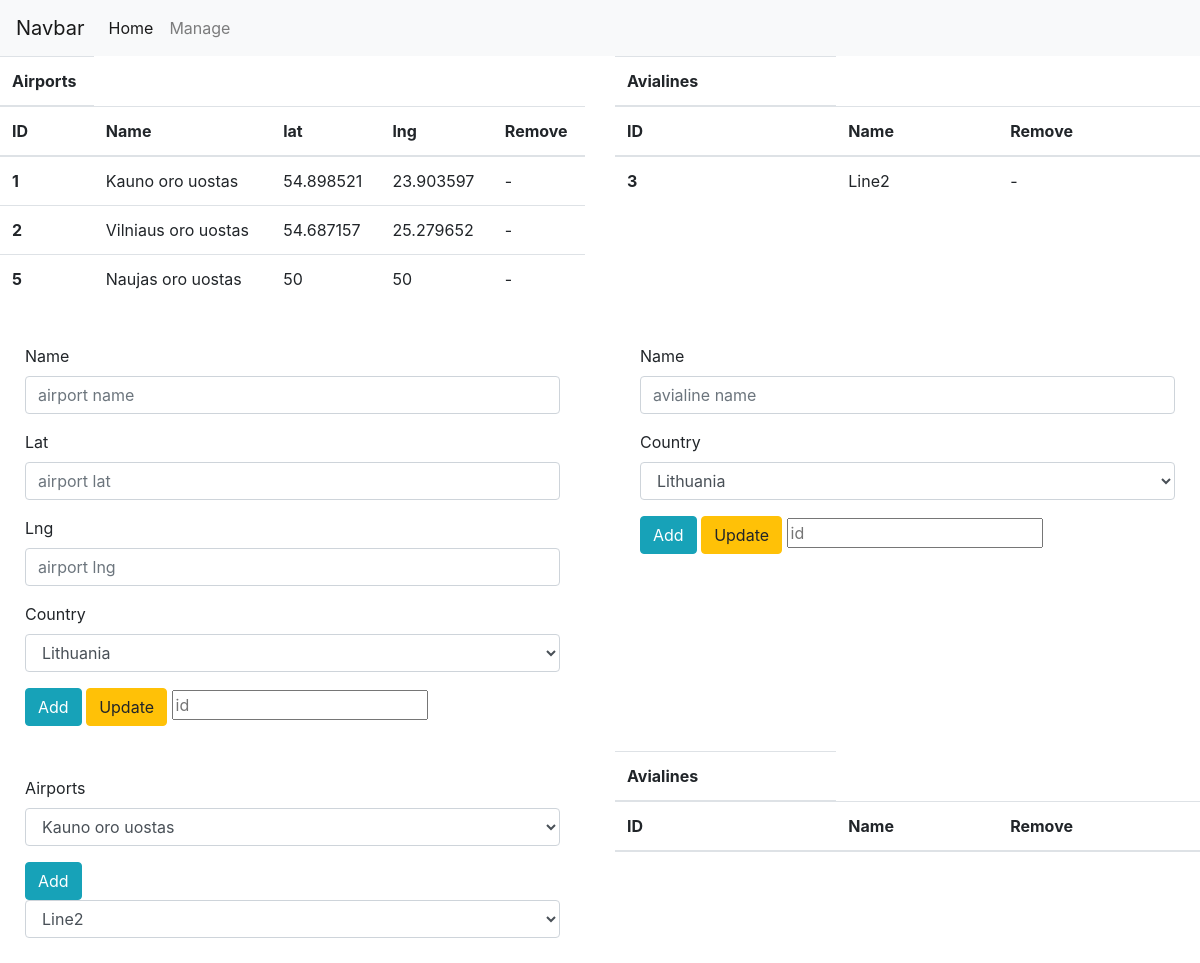
The page /manage/index.php on the database its author committed.
### tables this page shows
CREATE TABLE `airport` (
  `id` int NOT NULL,
  `name` varchar(256) NOT NULL,
  `id_country` int NOT NULL
);

CREATE TABLE `location` (
  `id_airport` int DEFAULT NULL,
  `lat` double NOT NULL,
  `lng` double NOT NULL
);

CREATE TABLE `avialine` (
  `id` int NOT NULL,
  `name` varchar(256) NOT NULL,
  `id_country` int NOT NULL
);

### src/API.php (called while the page is built, shortened)
<?php
class API
{
    public function getCountries() {
        $conn = new \mysqli(self::SERVERNAME, self::USERNAME, self::PASSWORD, self::DBNAME);
        $sql = "SELECT *
        FROM `country` c
        ";
        $result = $conn->query($sql);
        return $result;
    }
    public function getAirports() {
        $conn = new \mysqli(self::SERVERNAME, self::USERNAME, self::PASSWORD, self::DBNAME);
        $sql = "SELECT a.id id, a.name `name`, l.lat lat, l.lng lng, c.name country, c.ISO ISO
        FROM `airport` a
        JOIN `location` l ON a.id = l.id_airport
        JOIN country c ON a.id_country = c.id
        ";
        $result = $conn->query($sql);
        return $result;
    }
    public function getAvialines() {
        $conn = new \mysqli(self::SERVERNAME, self::USERNAME, self::PASSWORD, self::DBNAME);
        $sql = "SELECT a.id id, a.name `name`, c.name country, c.ISO ISO
        FROM `avialine` a
        JOIN country c ON a.id_country = c.id
        ";
        $result = $conn->query($sql);
        return $result;
    }
}

### manage/index.php (the view, shortened to what this page needs)
<!DOCTYPE html>
<html>
<head>
<link rel="stylesheet" href="../css/font-awesome/css/font-awesome.min.css">
<link rel="stylesheet" href="../css/manage.css">
<link href="../css/bootstrap.min.css" rel="stylesheet">
<?php
  $api = new API();
  $countriesArr = array();
  $countries = $api->getCountries();
  while($country = mysqli_fetch_array($countries)) {
      $countriesArr[] = $country;
  }
?>
</head>
<body onload="getAirportAvialines()">
<nav class="navbar navbar-expand-lg navbar-light bg-light">
  <a class="navbar-brand" href="#">Navbar</a>
  <div class="collapse navbar-collapse" id="navbarNavAltMarkup">
    <div class="navbar-nav">
      <a class="nav-item nav-link active" href="/">Home <span class="sr-only">(current)</span></a>
      <a class="nav-item nav-link" href="/manage">Manage</a>
    </div>
  </div>
</nav>
<div class="row">
  <div class="col-xs-12 col-sm-6">
    <table class="table">
  <thead>
    <tr>
        <th scope="col">Airports</th>
    </tr>
    <tr>
      <th scope="col">ID</th>
      <th scope="col">Name</th>
      <th scope="col">lat</th>
      <th scope="col">lng</th>
      <th scope="col">Remove</th>
    </tr>
  </thead>
  <tbody>
    <?php
      $airports = $api->getAirports();
      while($airport = mysqli_fetch_array($airports)) {
    ?>
    <tr>
      <th scope="row"><?php echo $airport["id"]; ?></th>
      <td><?php echo $airport["name"]; ?></td>
      <td><?php echo $airport["lat"]; ?></td>
      <td><?php echo $airport["lng"]; ?></td>
      <td><span onclick="removeAirport(<?php echo $airport["id"]; ?>)">-</span></td>
    </tr>
    <?php
      }
    ?>
  </tbody>
</table>
  </div>
  <div class="col-xs-12 col-sm-6">
    <table class="table">
  <thead>
    <tr>
        <th scope="col">Avialines</th>
    </tr>
    <tr>
      <th scope="col">ID</th>
      <th scope="col">Name</th>
      <th scope="col">Remove</th>
    </tr>
  </thead>
  <tbody>
    <?php
      $avialines = $api->getAvialines();
      while($avialine = mysqli_fetch_array($avialines)) {
    ?>
    <tr>
      <th scope="row"><?php echo $avialine["id"]; ?></th>
      <td><?php echo $avialine["name"]; ?></td>
      <td><span onclick="removeAvialine(<?php echo $avialine["id"]; ?>)">-</span></td>
    </tr>
    <?php
      }
    ?>
  </tbody>
</table>
  </div>
</div>
<div class="row">
    <div class="col-xs-12 col-sm-6">
        <form>
        <div class="form-group">
            <label for="apname">Name</label>
            <input type="text" class="form-control" id="apname" placeholder="airport name">
        </div>
        <div class="form-group">
            <label for="aplat">Lat</label>
            <input type="text" class="form-control" id="aplat" placeholder="airport lat">
        </div>
        <div class="form-group">
            <label for="aplng">Lng</label>
            <input type="text" class="form-control" id="aplng" placeholder="airport lng">
        </div>
        <div class="form-group">
            <label for="apcountry">Country</label>
            <select class="form-control" id="apcountry">
            <?php
                foreach($countriesArr as $country) {
            ?>
            <option value="<?php echo $country["id"]; ?>"><?php echo $country["name"]; ?></option>
            <?php
                }
            ?>
            </select>
        </div>
        <button type="button" class="btn btn-info" onclick="addAirport()">Add</button>
        <button type="button" class="btn btn-warning" onclick="updateAirport()">Update</button>
        <input type="text" class="" id="apid" placeholder="id">
        </form>
    </div>
    <div class="col-xs-12 col-sm-6">
    <form>
        <div class="form-group">
            <label for="avname">Name</label>
            <input type="text" class="form-control" id="avname" placeholder="avialine name">
        </div>
        <div class="form-group">
            <label for="avcountry">Country</label>
            <select class="form-control" id="avcountry">
            <?php
                foreach($countriesArr as $country) {
            ?>
            <option value="<?php echo $country["id"]; ?>"><?php echo $country["name"]; ?></option>
            <?php
                }
            ?>
            </select>
        </div>
        <button type="button" class="btn btn-info" onclick="addAvialine()">Add</button>
        <button type="button" class="btn btn-warning" onclick="updateAvialine()">Update</button>
        <input type="text" id="avid" placeholder="id">
        </form>
    </div>
</div>
<div class="row">
    <div class="col-xs-12 col-sm-6">
        <form>
        <div class="form-group">
            <label for="apsel">Airports</label>
            <select class="form-control" id="apsel" onchange="getAirportAvialines()">
            <?php
                $airports = $api->getAirports();
                while($airport = mysqli_fetch_array($airports)) {
            ?>
            <option value="<?php echo $airport["id"]; ?>"><?php echo $airport["name"]; ?></option>
            <?php
                }
            ?>
            </select>
        </div>
        <button type="button" class="btn btn-info" onclick="addAirportAvialine()">Add</button>
        <select class="form-control" id="avsel" onchange="getAirportAvialines()">
            <?php
                $avialines = $api->getAvialines();
                while($avialine = mysqli_fetch_array($avialines)) {
            ?>
            <option value="<?php echo $avialine["id"]; ?>"><?php echo $avialine["name"]; ?></option>
            <?php
                }
            ?>
            </select>
        </form>
    </div>
    <div class="col-xs-12 col-sm-6">
    <table class="table" id="airport_avialines">
  <thead>
    <tr>
        <th scope="col">Avialines</th>
    </tr>
    <tr>
      <th scope="col">ID</th>
      <th scope="col">Name</th>
      <th scope="col">Remove</th>
    </tr>
  </thead>
</table>
  </div>
</div>
</body>
</html>

### css/manage.css (style rules this page uses)
.row form { padding: 25px; }

### rows shown on the page
airport: id "1", name "Kauno oro uostas", location.lat "54.898521", location.lng "23.903597"
airport: id "2", name "Vilniaus oro uostas", location.lat "54.687157", location.lng "25.279652"
airport: id "5", name "Naujas oro uostas", location.lat "50", location.lng "50"
avialine: id "3", name "Line2"

### other values the page prints
form field value "Lithuania"
form field value "Kauno oro uostas"
form field value "Line2"
